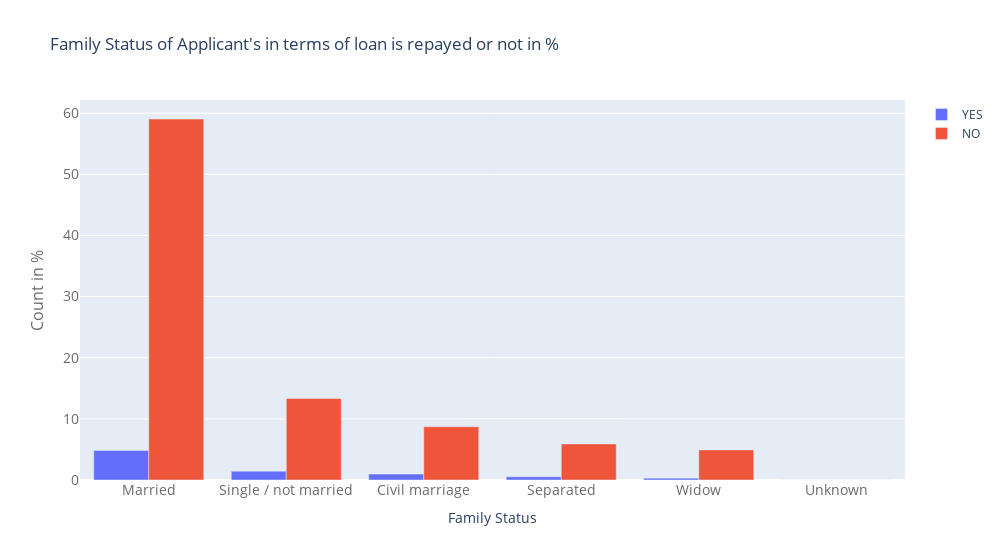

This figure's notebook cell:
### Code cell
# checking marriage because commitment may mean something


import plotly.graph_objs as go
from plotly.offline import iplot
temp = app_train["NAME_FAMILY_STATUS"].value_counts()
#print(temp.values)
temp_y0 = []
temp_y1 = []
for val in temp.index:
    temp_y1.append(np.sum(app_train['TARGET'][app_train['NAME_FAMILY_STATUS']==val] == 1))
    temp_y0.append(np.sum(app_train['TARGET'][app_train['NAME_FAMILY_STATUS']==val] == 0))    
trace1 = go.Bar(
    x = temp.index,
    y = (temp_y1 / temp.sum()) * 100,
    name='YES'
)
trace2 = go.Bar(
    x = temp.index,
    y = (temp_y0 / temp.sum()) * 100, 
    name='NO'
)

data = [trace1, trace2]
layout = go.Layout(
    title = "Family Status of Applicant's in terms of loan is repayed or not in %",
    #barmode='stack',
    width = 1000,
    xaxis=dict(
        title='Family Status',
        tickfont=dict(
            size=14,
            color='rgb(107, 107, 107)'
        )
    ),
    yaxis=dict(
        title='Count in %',
        titlefont=dict(
            size=16,
            color='rgb(107, 107, 107)'
        ),
        tickfont=dict(
            size=14,
            color='rgb(107, 107, 107)'
        )
)
)

fig = go.Figure(data=data, layout=layout)
iplot(fig)

### Figure 1 — Plotly figure (JSON) as saved in the notebook; plotly's stock layout.template omitted (floating-point values rounded to 4 significant figures)
{"data": [{"name": "YES", "type": "bar", "x": ["Married", "Single / not married", "Civil marriage", "Separated", "Widow", "Unknown"], "y": [4.829, 1.449, 0.9629, 0.5268, 0.3047, 0]}, {"name": "NO", "type": "bar", "x": ["Married", "Single / not married", "Civil marriage", "Separated", "Widow", "Unknown"], "y": [59.05, 13.33, 8.72, 5.902, 4.927, 0.0006504]}], "layout": {"title": {"text": "Family Status of Applicant's in terms of loan is repayed or not in %"}, "width": 1000, "xaxis": {"tickfont": {"color": "rgb(107, 107, 107)", "size": 14}, "title": {"text": "Family Status"}}, "yaxis": {"tickfont": {"color": "rgb(107, 107, 107)", "size": 14}, "title": {"font": {"color": "rgb(107, 107, 107)", "size": 16}, "text": "Count in %"}}}}
